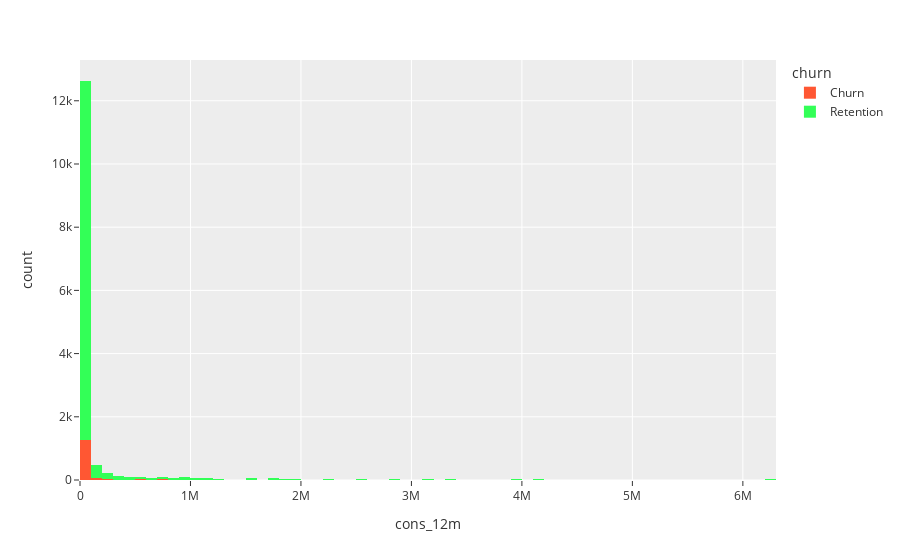
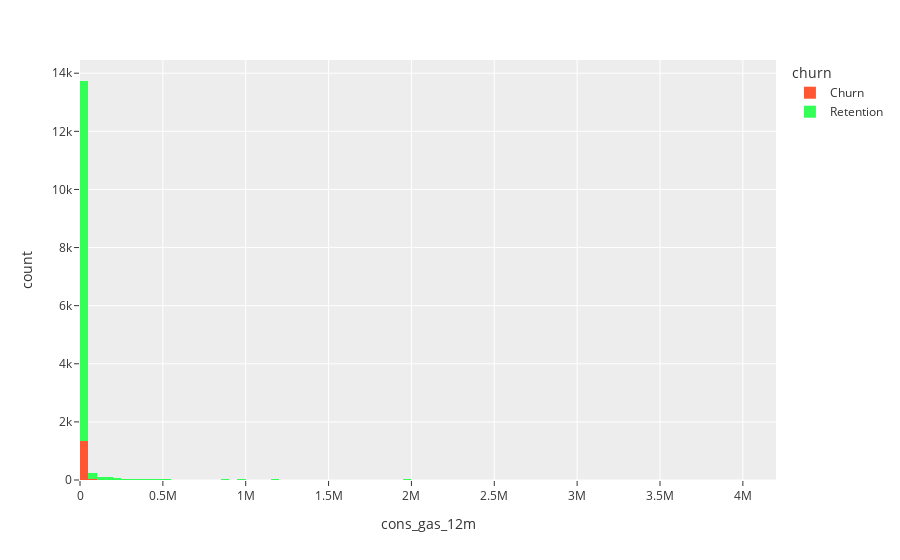
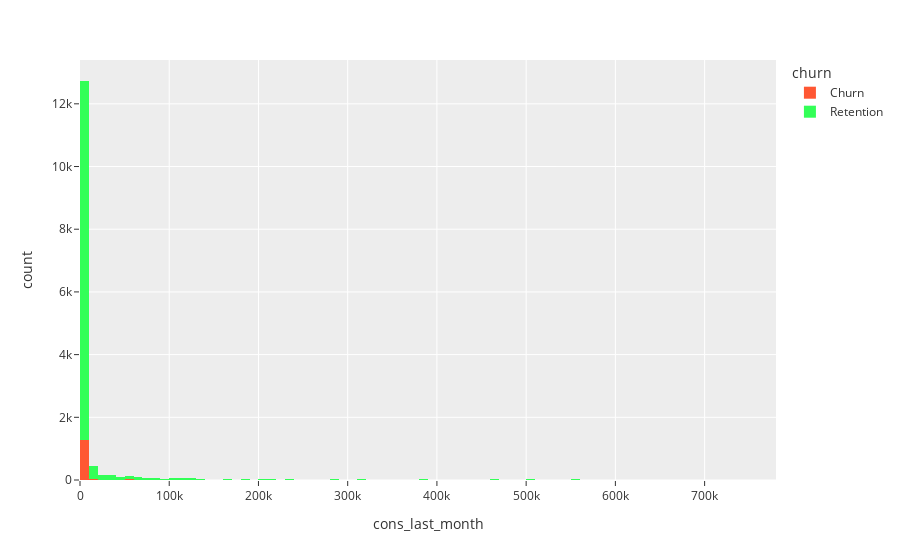
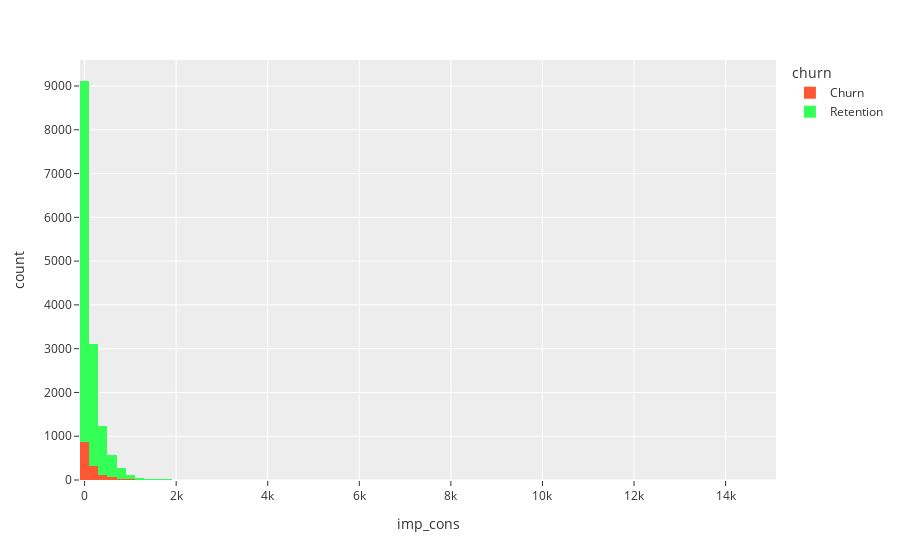

Notebook code cell kept with these figures, in order:
### Markdown cell above
#### Analysis of energy Consumption

### Code cell
consumption = client_data[['cons_12m','cons_gas_12m','cons_last_month','imp_cons','has_gas','churn']]
consumption['churn'] = consumption['churn'].map({0:'Retention',1:'Churn'})
for i in consumption.columns[:-2]:
    fig = px.histogram(consumption,x=i,color_discrete_sequence=colors,template='ggplot2',nbins=100,color='churn')
    fig.show()

### Figure 1 — Plotly figure (JSON) as saved in the notebook; plotly's stock layout.template omitted (floating-point values rounded to 4 significant figures; data arrays with more than 128 entries replaced by an {"elided": "..."} marker saying what was removed)
{"data": [{"alignmentgroup": "True", "bingroup": "x", "hovertemplate": "churn=Churn<br>cons_12m=%{x}<br>count=%{y}<extra></extra>", "legendgroup": "Churn", "marker": {"color": "#FF5733", "pattern": {"shape": ""}}, "name": "Churn", "nbinsx": 100, "offsetgroup": "Churn", "orientation": "v", "showlegend": true, "type": "histogram", "x": {"elided": "1419 int values"}, "xaxis": "x", "yaxis": "y"}, {"alignmentgroup": "True", "bingroup": "x", "hovertemplate": "churn=Retention<br>cons_12m=%{x}<br>count=%{y}<extra></extra>", "legendgroup": "Retention", "marker": {"color": "#33FF57", "pattern": {"shape": ""}}, "name": "Retention", "nbinsx": 100, "offsetgroup": "Retention", "orientation": "v", "showlegend": true, "type": "histogram", "x": {"elided": "13187 int values"}, "xaxis": "x", "yaxis": "y"}], "layout": {"barmode": "relative", "legend": {"title": {"text": "churn"}, "tracegroupgap": 0}, "margin": {"t": 60}, "xaxis": {"anchor": "y", "domain": [0, 1], "title": {"text": "cons_12m"}}, "yaxis": {"anchor": "x", "domain": [0, 1], "title": {"text": "count"}}}}

### Figure 2 — Plotly figure (JSON) as saved in the notebook; plotly's stock layout.template omitted (floating-point values rounded to 4 significant figures; data arrays with more than 128 entries replaced by an {"elided": "..."} marker saying what was removed)
{"data": [{"alignmentgroup": "True", "bingroup": "x", "hovertemplate": "churn=Churn<br>cons_gas_12m=%{x}<br>count=%{y}<extra></extra>", "legendgroup": "Churn", "marker": {"color": "#FF5733", "pattern": {"shape": ""}}, "name": "Churn", "nbinsx": 100, "offsetgroup": "Churn", "orientation": "v", "showlegend": true, "type": "histogram", "x": {"elided": "1419 int values"}, "xaxis": "x", "yaxis": "y"}, {"alignmentgroup": "True", "bingroup": "x", "hovertemplate": "churn=Retention<br>cons_gas_12m=%{x}<br>count=%{y}<extra></extra>", "legendgroup": "Retention", "marker": {"color": "#33FF57", "pattern": {"shape": ""}}, "name": "Retention", "nbinsx": 100, "offsetgroup": "Retention", "orientation": "v", "showlegend": true, "type": "histogram", "x": {"elided": "13187 int values"}, "xaxis": "x", "yaxis": "y"}], "layout": {"barmode": "relative", "legend": {"title": {"text": "churn"}, "tracegroupgap": 0}, "margin": {"t": 60}, "xaxis": {"anchor": "y", "domain": [0, 1], "title": {"text": "cons_gas_12m"}}, "yaxis": {"anchor": "x", "domain": [0, 1], "title": {"text": "count"}}}}

### Figure 3 — Plotly figure (JSON) as saved in the notebook; plotly's stock layout.template omitted (floating-point values rounded to 4 significant figures; data arrays with more than 128 entries replaced by an {"elided": "..."} marker saying what was removed)
{"data": [{"alignmentgroup": "True", "bingroup": "x", "hovertemplate": "churn=Churn<br>cons_last_month=%{x}<br>count=%{y}<extra></extra>", "legendgroup": "Churn", "marker": {"color": "#FF5733", "pattern": {"shape": ""}}, "name": "Churn", "nbinsx": 100, "offsetgroup": "Churn", "orientation": "v", "showlegend": true, "type": "histogram", "x": {"elided": "1419 int values"}, "xaxis": "x", "yaxis": "y"}, {"alignmentgroup": "True", "bingroup": "x", "hovertemplate": "churn=Retention<br>cons_last_month=%{x}<br>count=%{y}<extra></extra>", "legendgroup": "Retention", "marker": {"color": "#33FF57", "pattern": {"shape": ""}}, "name": "Retention", "nbinsx": 100, "offsetgroup": "Retention", "orientation": "v", "showlegend": true, "type": "histogram", "x": {"elided": "13187 int values"}, "xaxis": "x", "yaxis": "y"}], "layout": {"barmode": "relative", "legend": {"title": {"text": "churn"}, "tracegroupgap": 0}, "margin": {"t": 60}, "xaxis": {"anchor": "y", "domain": [0, 1], "title": {"text": "cons_last_month"}}, "yaxis": {"anchor": "x", "domain": [0, 1], "title": {"text": "count"}}}}

### Figure 4 — Plotly figure (JSON) as saved in the notebook; plotly's stock layout.template omitted (floating-point values rounded to 4 significant figures; data arrays with more than 128 entries replaced by an {"elided": "..."} marker saying what was removed)
{"data": [{"alignmentgroup": "True", "bingroup": "x", "hovertemplate": "churn=Churn<br>imp_cons=%{x}<br>count=%{y}<extra></extra>", "legendgroup": "Churn", "marker": {"color": "#FF5733", "pattern": {"shape": ""}}, "name": "Churn", "nbinsx": 100, "offsetgroup": "Churn", "orientation": "v", "showlegend": true, "type": "histogram", "x": {"elided": "1419 float values"}, "xaxis": "x", "yaxis": "y"}, {"alignmentgroup": "True", "bingroup": "x", "hovertemplate": "churn=Retention<br>imp_cons=%{x}<br>count=%{y}<extra></extra>", "legendgroup": "Retention", "marker": {"color": "#33FF57", "pattern": {"shape": ""}}, "name": "Retention", "nbinsx": 100, "offsetgroup": "Retention", "orientation": "v", "showlegend": true, "type": "histogram", "x": {"elided": "13187 float values"}, "xaxis": "x", "yaxis": "y"}], "layout": {"barmode": "relative", "legend": {"title": {"text": "churn"}, "tracegroupgap": 0}, "margin": {"t": 60}, "xaxis": {"anchor": "y", "domain": [0, 1], "title": {"text": "imp_cons"}}, "yaxis": {"anchor": "x", "domain": [0, 1], "title": {"text": "count"}}}}
